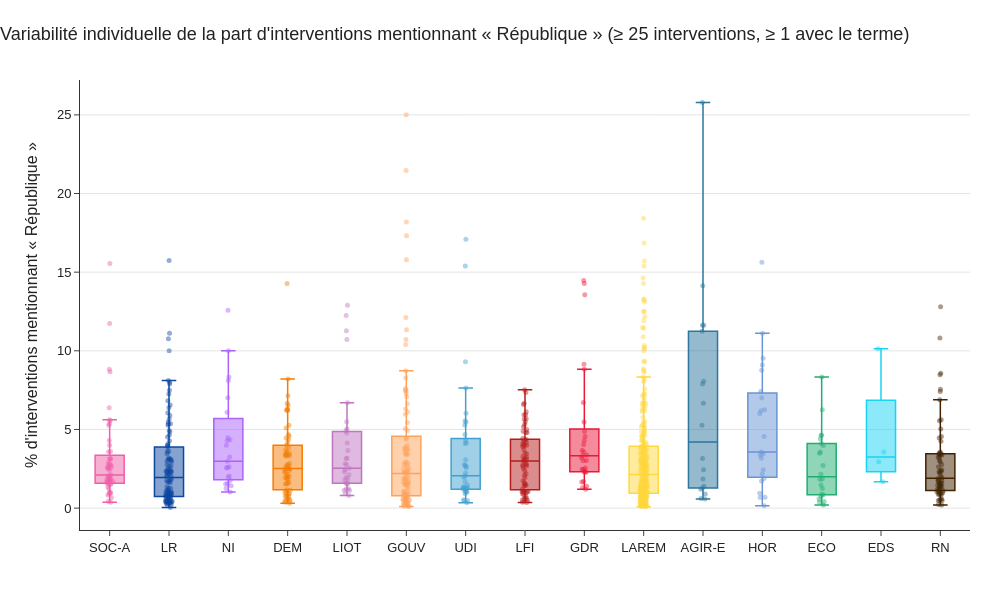

Here is the notebook cell this chart was saved with:
### Code cell
# Même boxplot, en % d'interventions contenant le terme (colonnes de agreger_deputes)
d_pct = dep[
    (dep["n_interv"] >= SEUIL_TABLEAU) & (dep["n_avec"] >= MIN_AVEC_REPU)
].copy()

fig = px.box(
    d_pct,
    x="groupe",
    y="pct",
    color="groupe",
    points="all",
    hover_name="nom",
    hover_data={
        "groupe": False,
        "n_interv": True,
        "n_avec": True,
        "pct": ":.2f",
    },
    color_discrete_map=PALETTE_GROUPES,
    labels={
        "groupe": "",
        "n_interv": "Interventions",
        "n_avec": "Interventions avec le terme",
        "pct": "% d'interventions mentionnant « République »",
    },
    title=f"Variabilité individuelle de la part d'interventions mentionnant « République » (≥ {SEUIL_TABLEAU} interventions, ≥ {MIN_AVEC_REPU} avec le terme)",
)

fig.update_traces(
    line=dict(width=1.5),
    jitter=0.25,
    pointpos=0,
    marker=dict(size=5, opacity=0.45, line=dict(width=0)),
    boxmean=False,
)

fig.update_layout(
    template="simple_white",
    width=1000,
    height=600,
    font=dict(family="Arial", size=13, color="#222222"),
    title=dict(font=dict(size=18, color="#222222"), x=0, xanchor="left"),
    xaxis=dict(
        showline=True,
        linewidth=1,
        linecolor="#333333",
        ticks="outside",
        ticklen=5,
        tickwidth=1,
        showgrid=False,
        zeroline=False,
    ),
    yaxis=dict(
        showline=True,
        linewidth=1,
        linecolor="#333333",
        ticks="outside",
        ticklen=5,
        tickwidth=1,
        showgrid=True,
        gridcolor="#E5E5E5",
        gridwidth=1,
        zeroline=False,
    ),
    showlegend=False,
    margin=dict(l=80, r=30, t=80, b=70),
)

fig.show()
